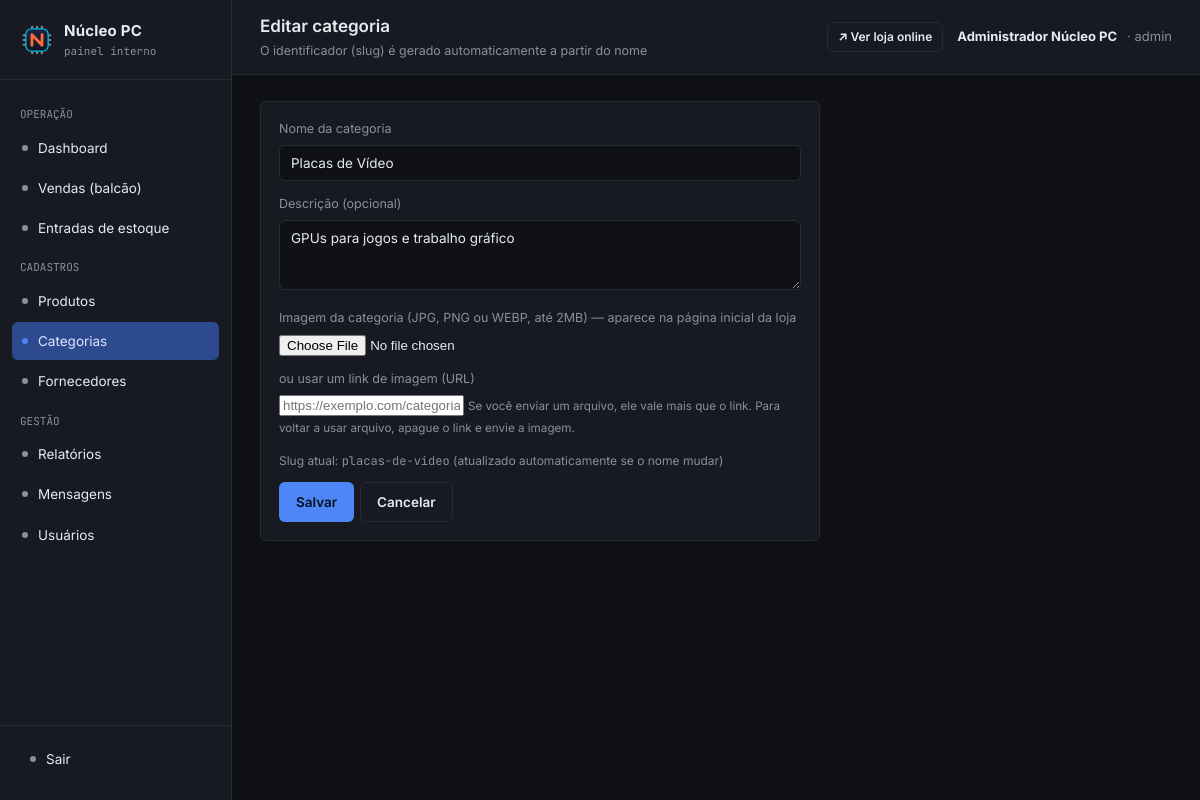
The app's page /admin/index.php?url=categoria/editar/2 (signed in) with its own data.
### tables this page shows
CREATE TABLE `categorias` (
  `id` int(11) NOT NULL,
  `nome` varchar(100) NOT NULL,
  `slug` varchar(100) NOT NULL,
  `descricao` varchar(255) DEFAULT NULL
);

### admin/controllers/CategoriaController.php (called while the page is built, shortened)
<?php
require_once __DIR__ . '/../core/Controller.php';
class CategoriaController extends Controller
{
    public function editar(string $id): void
    {
        $model = $this->model('Categoria');
        $categoria = $model->buscarPorId((int) $id);
        $this->view('categorias/form', ['categoria' => $categoria, 'erro' => null]);
    }
}

### admin/core/App.php (called while the page is built, shortened)
<?php
class App
{
    protected string $method = 'index';
    public function __construct()
    {
        $url = $this->parseUrl();
        if (!empty($url[0])) {
            $controllerName = ucfirst(strtolower($url[0])) . 'Controller';
            if (file_exists(__DIR__ . '/../controllers/' . $controllerName . '.php')) {
                unset($url[0]);
            }
        }
        $controllerObj = new $this->controller();
        if (!empty($url[1])) {
            if (is_callable([$controllerObj, $url[1]])) {
                $this->method = $url[1];
                unset($url[1]);
            }
        }
        $this->params = $url ? array_values($url) : [];
        call_user_func_array([$controllerObj, $this->method], $this->params);
    }
    private function parseUrl(): array
    {
        if (isset($_GET['url'])) {
            $url = rtrim($_GET['url'], '/');
            $url = filter_var($url, FILTER_SANITIZE_URL);
            return explode('/', $url);
        }
        return [];
    }
}

### admin/index.php (called while the page is built, shortened)
<?php
require_once __DIR__ . '/core/App.php';
require_once __DIR__ . '/core/Controller.php';
require_once __DIR__ . '/core/helpers.php';
new App();

### admin/models/Categoria.php (called while the page is built, shortened)
<?php
require_once __DIR__ . '/../config/Database.php';
class Categoria
{
    private PDO $db;
    public function __construct()
    {
        $this->db = Database::getConnection();
    }
    public function buscarPorId(int $id): ?array
    {
        $stmt = $this->db->prepare('SELECT * FROM categorias WHERE id = :id');
        $stmt->execute(['id' => $id]);
        return $stmt->fetch() ?: null;
    }
}

### admin/config/Database.php (called while the page is built, shortened)
<?php
class Database
{
    private static ?PDO $instance = null;
    public static function getConnection(): PDO
    {
        if (self::$instance === null) {
            $dsn = 'mysql:host=' . self::HOST . ';dbname=' . self::DBNAME . ';charset=' . self::CHARSET;
            try {
                self::$instance = new PDO($dsn, self::USER, self::PASS, [
                    PDO::ATTR_ERRMODE            => PDO::ERRMODE_EXCEPTION,
                    PDO::ATTR_DEFAULT_FETCH_MODE => PDO::FETCH_ASSOC,
                    PDO::ATTR_EMULATE_PREPARES   => false,
                ]);
            } catch (PDOException $e) {
                die('Erro de conexão com o banco de dados: ' . $e->getMessage());
            }
        }
        return self::$instance;
    }
}

### admin/core/helpers.php (called while the page is built, shortened)
<?php
function categoria_link_imagem(int $id): ?string
{
    $arq = CATEGORIA_DIR . 'categoria_' . $id . '.url';
    if (!is_file($arq)) {
        return null;
    }
    $url = trim((string) @file_get_contents($arq));
    return preg_match('#^https?://#i', $url) ? $url : null;
}

### admin/views/categorias/form.php (the view, shortened to what this page needs)
<?php
$tituloPagina = !empty($categoria['id']) ? 'Editar categoria' : 'Nova categoria';
$subtituloPagina = 'O identificador (slug) é gerado automaticamente a partir do nome';
require __DIR__ . '/../layout/header.php';
?>
<div class="card" style="max-width:560px;">
  <form method="post" action="index.php?url=categoria/salvar" enctype="multipart/form-data">
    <div class="form-row">
      <label for="nome">Nome da categoria</label>
      <input type="text" id="nome" name="nome" value="<?= htmlspecialchars($categoria['nome'] ?? '') ?>" required autofocus>
    </div>
    <div class="form-row">
      <label for="descricao">Descrição (opcional)</label>
      <textarea id="descricao" name="descricao"><?= htmlspecialchars($categoria['descricao'] ?? '') ?></textarea>
    </div>
    <div class="form-row">
      <label for="imagem_arquivo">Imagem da categoria (JPG, PNG ou WEBP, até 2MB) — aparece na página inicial da loja</label>
      <input type="file" id="imagem_arquivo" name="imagem_arquivo" accept=".jpg,.jpeg,.png,.webp">
    </div>
    <div class="form-row">
      <label for="imagem_url">ou usar um link de imagem (URL)</label>
      <input type="url" id="imagem_url" name="imagem_url" maxlength="255" placeholder="https://exemplo.com/categoria.jpg"
             value="<?= (!empty($categoria['id']) && ($linkAtual = categoria_link_imagem((int) $categoria['id']))) ? htmlspecialchars($linkAtual) : '' ?>">
      <small class="text-muted">Se você enviar um arquivo, ele vale mais que o link. Para voltar a usar arquivo, apague o link e envie a imagem.</small>
    </div>
    <?php if (!empty($categoria['slug'])): ?>
      <p class="text-muted" style="font-size:12px;">Slug atual: <span class="mono"><?= htmlspecialchars($categoria['slug']) ?></span> (atualizado automaticamente se o nome mudar)</p>
    <?php endif; ?>
    <div class="row-actions" style="margin-top:8px;">
      <button type="submit" class="btn btn-primary">Salvar</button>
      <a href="index.php?url=categoria/index" class="btn btn-ghost">Cancelar</a>
    </div>
  </form>
</div>
<?php require __DIR__ . '/../layout/footer.php'; ?>

### admin/views/layout/header.php (shortened to what this page needs)
<?php
$rota = $_GET['url'] ?? 'dashboard';
$secao = explode('/', $rota)[0];
$ehAdmin = ($_SESSION['usuario_tipo'] ?? '') === 'admin';
?>
<!DOCTYPE html>
<html lang="pt-BR">
<head>
  <link rel="stylesheet" href="assets/css/admin.css">
</head>
<body>
<div class="shell">
  <aside class="sidebar" id="sidebar">
    <div class="brand">
      <img class="brand-img" src="assets/img/logo-icon.svg" alt="Núcleo PC">
      <div class="brand-text">
        <strong>Núcleo PC</strong>
        <span>painel interno</span>
      </div>
    </div>
    <nav class="nav-group">
      <div class="nav-label">OPERAÇÃO</div>
      <a href="index.php?url=dashboard" class="nav-link <?= $secao === 'dashboard' ? 'active' : '' ?>">
        <span class="nav-dot"></span> Dashboard
      </a>
      <a href="index.php?url=venda/index" class="nav-link <?= $secao === 'venda' ? 'active' : '' ?>">
        <span class="nav-dot"></span> Vendas (balcão)
      </a>
      <a href="index.php?url=entrada/index" class="nav-link <?= $secao === 'entrada' ? 'active' : '' ?>">
        <span class="nav-dot"></span> Entradas de estoque
      </a>
      <?php if ($ehAdmin): ?>
      <div class="nav-label">CADASTROS</div>
      <a href="index.php?url=produto/index" class="nav-link <?= $secao === 'produto' ? 'active' : '' ?>">
        <span class="nav-dot"></span> Produtos
      </a>
      <a href="index.php?url=categoria/index" class="nav-link <?= $secao === 'categoria' ? 'active' : '' ?>">
        <span class="nav-dot"></span> Categorias
      </a>
      <a href="index.php?url=fornecedor/index" class="nav-link <?= $secao === 'fornecedor' ? 'active' : '' ?>">
        <span class="nav-dot"></span> Fornecedores
      </a>
      <?php endif; ?>
      <div class="nav-label">GESTÃO</div>
      <?php if ($ehAdmin): ?>
      <a href="index.php?url=relatorio/index" class="nav-link <?= $secao === 'relatorio' ? 'active' : '' ?>">
        <span class="nav-dot"></span> Relatórios
      </a>
      <?php endif; ?>
      <a href="index.php?url=contato/index" class="nav-link <?= $secao === 'contato' ? 'active' : '' ?>">
        <span class="nav-dot"></span> Mensagens
        <?php
          require_once __DIR__ . '/../../config/Database.php';
        ?>
      </a>
      <?php if ($ehAdmin): ?>
        <a href="index.php?url=usuario/index" class="nav-link <?= $secao === 'usuario' ? 'active' : '' ?>">
          <span class="nav-dot"></span> Usuários
        </a>
      <?php endif; ?>
    </nav>
    <div class="sidebar-footer">
      <a href="index.php?url=auth/logout" class="nav-link"><span class="nav-dot"></span> Sair</a>
    </div>
  </aside>
  <div>
    <header class="topbar">
      <div style="display:flex; align-items:center; gap:12px;">
        <div>
          <h1><?= $tituloPagina ?? 'Painel' ?></h1>
          <?php if (!empty($subtituloPagina)): ?><div class="sub"><?= $subtituloPagina ?></div><?php endif; ?>
        </div>
      </div>
      <div style="display:flex; align-items:center; gap:14px;">
        <a href="../loja/" target="_blank" rel="noopener" class="btn btn-ghost btn-sm" title="Abre a loja online em uma nova aba">
          ↗ Ver loja online
        </a>
        <div class="user-chip">
          <strong><?= htmlspecialchars($_SESSION['usuario_nome'] ?? '') ?></strong>
          <span>· <?= htmlspecialchars($_SESSION['usuario_tipo'] ?? '') ?></span>
        </div>
      </div>
    </header>
    <main class="content">

### admin/assets/css/admin.css (style rules this page uses)
:root { --bg: #0F1115; --panel: #171A21; --panel-2: #1D212B; --border: #262B35; --text: #E7EAF0; --muted: #8890A0; --accent: #4F86F7; --accent-dim: #2E4A8F; --warn: #F2A93B; --danger: #F1495B; --success: #3DDC97; --radius: 6px; --mono: 'JetBrains Mono', 'Consolas', monospace; --sans: 'Inter', 'Segoe UI', sans-serif; }
* { box-sizing: border-box; }
body { margin: 0; background: var(--bg); color: var(--text); font-family: var(--sans); font-size: 14px; line-height: 1.5; }
a { color: var(--accent); text-decoration: none; }
.shell { display: grid; grid-template-columns: 232px 1fr; min-height: 100vh; }
.sidebar { background: var(--panel); border-right: 1px solid var(--border); padding: 20px 0; display: flex; flex-direction: column; }
.brand { display: flex; align-items: center; gap: 10px; padding: 0 20px 20px; border-bottom: 1px solid var(--border); margin-bottom: 16px; }
.brand-text { display: flex; flex-direction: column; }
.brand-text strong { font-size: 15px; letter-spacing: 0.2px; }
.brand-text span { font-size: 11px; color: var(--muted); font-family: var(--mono); }
.nav-group { padding: 0 12px; }
.nav-label { font-size: 11px; color: var(--muted); padding: 10px 8px 6px; font-family: var(--mono); }
.nav-link { display: flex; align-items: center; gap: 10px; padding: 9px 10px; border-radius: var(--radius); color: var(--text); font-size: 13.5px; margin-bottom: 2px; }
.nav-link.active { background: var(--accent-dim); color: #DCE6FF; }
.nav-dot { width: 6px; height: 6px; border-radius: 50%; background: var(--muted); flex-shrink: 0; }
.nav-link.active .nav-dot { background: var(--accent); }
.sidebar-footer { margin-top: auto; padding: 14px 20px 0; border-top: 1px solid var(--border); }
.topbar { display: flex; align-items: center; justify-content: space-between; padding: 14px 28px; border-bottom: 1px solid var(--border); background: var(--panel); }
.topbar h1 { font-size: 17px; margin: 0; font-weight: 600; }
.topbar .sub { color: var(--muted); font-size: 12.5px; margin-top: 2px; }
.user-chip { display: flex; align-items: center; gap: 10px; font-size: 13px; color: var(--muted); }
.user-chip strong { color: var(--text); }
.content { padding: 26px 28px 60px; max-width: 1180px; }
.card { background: var(--panel); border: 1px solid var(--border); border-radius: var(--radius); padding: 18px; }
.mono { font-family: var(--mono); }
.text-muted { color: var(--muted); }
.form-row { margin-bottom: 14px; }
.form-row label { display: block; font-size: 12.5px; color: var(--muted); margin-bottom: 6px; }
input[type=text], input[type=email], input[type=password], input[type=number], input[type=date], select, textarea { width: 100%; background: var(--bg); border: 1px solid var(--border); color: var(--text); padding: 9px 11px; border-radius: var(--radius); font-size: 13.5px; font-family: var(--sans); }
textarea { resize: vertical; min-height: 70px; }
.btn { display: inline-flex; align-items: center; gap: 6px; padding: 9px 16px; border-radius: var(--radius); border: 1px solid transparent; font-size: 13.5px; font-weight: 600; cursor: pointer; font-family: var(--sans); }
.btn-primary { background: var(--accent); color: #06101F; }
.btn-ghost { background: transparent; border-color: var(--border); color: var(--text); }
.btn-sm { padding: 5px 10px; font-size: 12px; }
.row-actions { display: flex; gap: 6px; }
.brand img.brand-img { width: 34px; height: 34px; flex-shrink: 0; }

### records on screen
categorias: id "Editar categoria", nome "Placas de Vídeo", descricao "GPUs para jogos e trabalho gráfico", slug "placas-de-video"

### other values on screen
$subtituloPagina "O identificador (slug) é gerado automaticamente a partir do nome"
$_SESSION['usuario_nome'] "Administrador Núcleo PC"
$_SESSION['usuario_tipo'] "admin"
